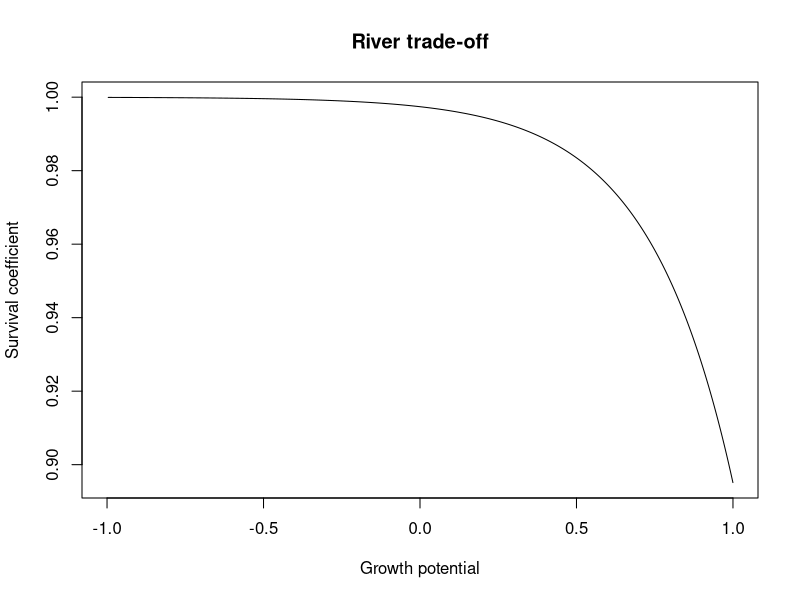
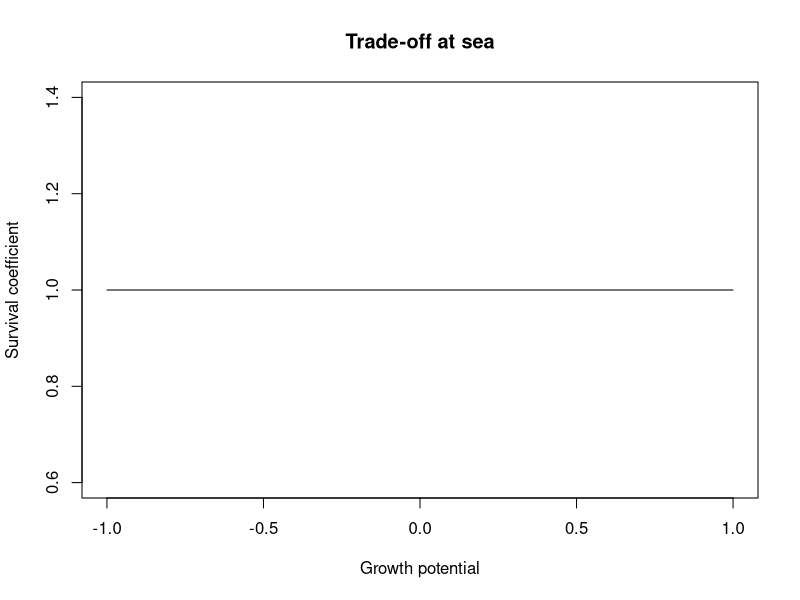
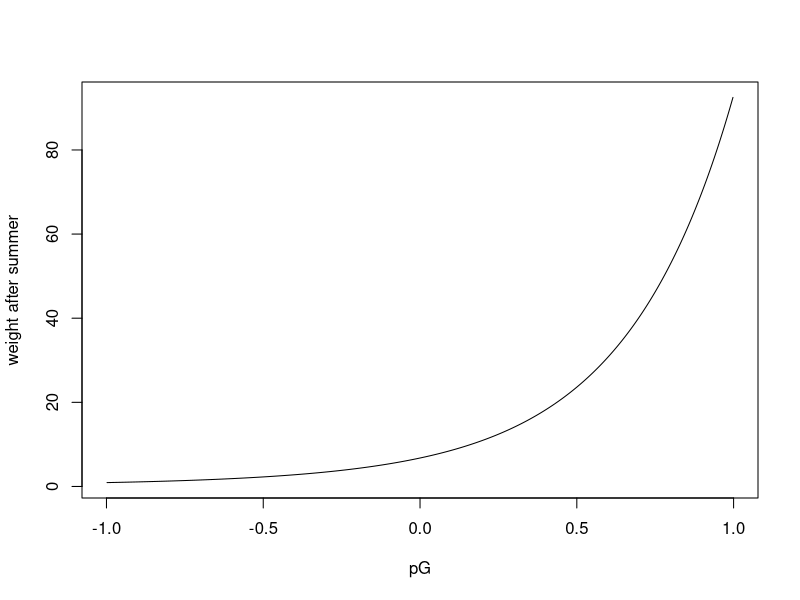
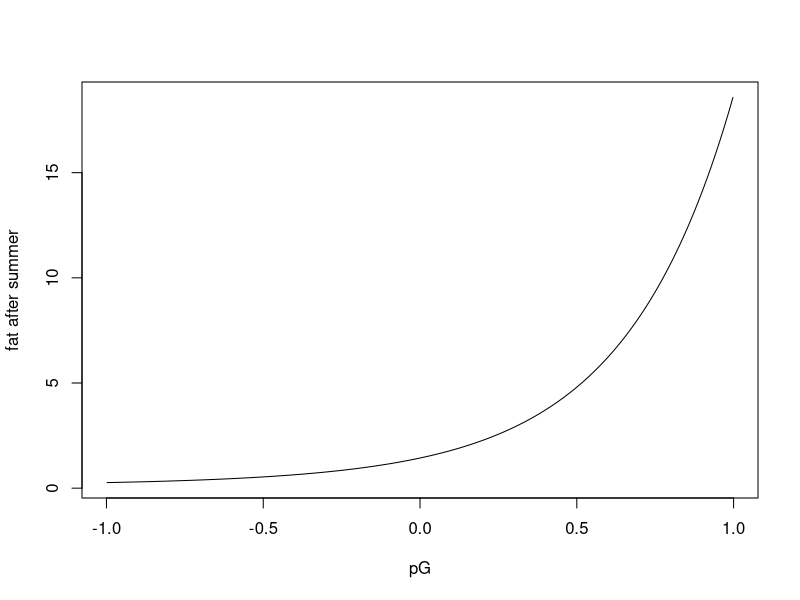
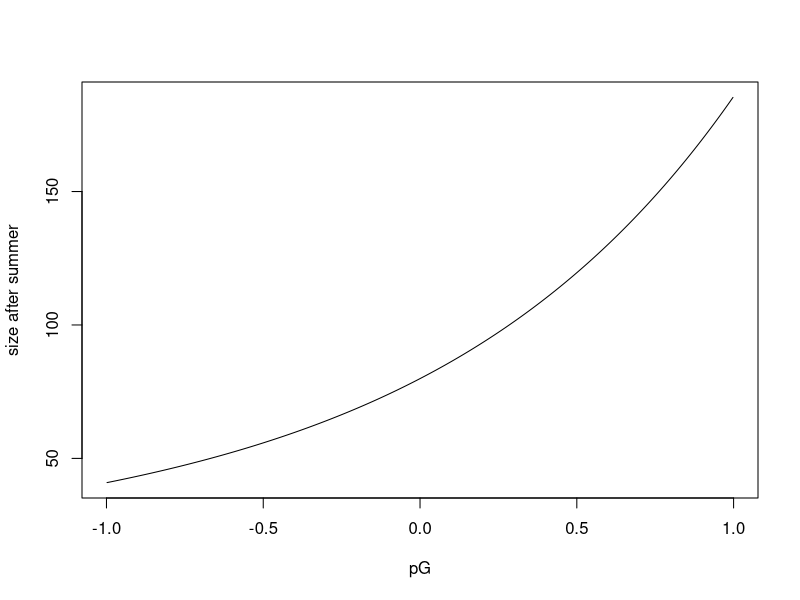

Write the R code that produced these figures, in order. (Note: this script raises an error after producing the figures.)
## ---- chunk 1
knitr::opts_chunk$set(echo = TRUE)
## ---- chunk 2

pow <- function(x,y) {x^y}

coefSURV=function(pGres, kappaRIV, sigRIV) {(exp(-kappaRIV*pow(pGres,sigRIV))-exp(-kappaRIV))/(1-exp(-kappaRIV))}

# trade_off
maxRIV=5 # maxRIV maximum growth rate, aded for the incorporation of trade-off growth/survival
sigRIV=3.7 #10 # sigRIV shape of the trade-off function
kappaRIV=0.001 #921.6 # kappaRIV shape of the trade-off function

# Growth potential
#pG=sort(rnorm(10000,0,0.25))
pG=sort(runif(1000,-1,1))
pGres=exp(pG)/maxRIV;
pGres=ifelse(pGres>1,1,pGres)

plot(pG,coefSURV(pGres, kappaRIV, sigRIV),type='l',ylab="Survival coefficient",xlab="Growth potential",main="River trade-off",xlim=c(-1,1))
#lines(pG,coefSURV(pGres, kappaRIV, sigRIV2), col="red", type="l")


## ---- chunk 3
maxSEA=50 # no trade-off
sigSEA=100
kappaSEA=0.001

# Growth potential
#pG=sort(rnorm(10000,0,0.25))
pG=sort(runif(1000,-1,1))
pGres=exp(pG)/maxSEA;
pGres=ifelse(pGres>1,1,pGres)

# trade_off
plot(pG,coefSURV(pGres, kappaSEA, sigSEA),type='l',ylab="Survival coefficient",xlab="Growth potential",main="Trade-off at sea")

## ---- chunk 4

####--- PARAMETERS ---###

#Populations parameters of river growth
b=0.31
dr=0.5 #0.427 #edit lamarins new environmental conditions
Tlr=6
gr=0.208
Tur=24.5
bdens=142.7
lwa=3.804
lwb=0.32
ppercfm=0.12

#Trade-off parameters
#with river trade off
maxRIV=5 # maxRIV maximum growth rate, aded for the incorporation of trade-off growth/survival
sigRIV=3.7 #10 # sigRIV shape of the trade-off function
kappaRIV=0.001 #921.6 # kappaRIV shape of the trade-off function
#without river trade off
maxRIV2=50
sigRIV2=100
kappaRIV2=0.001

#Sea growth parameters
kg=0.003057
wmax=8500
lwa_sea=3.82568
lwb_sea=0.333779
alphaS=2.533333
betaS=-0.524

#Fecundity parameters
aNegg = 0.86
bNegg = 1.63

# Survival in River
SP0=0.9841606*1.0025 #edit buoro
SP1=0.9914398*1.0025 #edit buoro
SP1S=0.9967923*1.002
SP1M=0.9863295*1.002
SPnM=0.9911798*1.002
SPn=0.99775*1.002

####---- Model fitness for a range of pG values (pG = pGsea) - trade-off in river only ----###

#1. ind born 1st april

n=1000
#pG=sort(rnorm(n,0,0.25)) ##careful here gG #if range of pG:sort(rnorm(100000,0,(0.2/sqrt(0.14))))
pG=sort(runif(n,-1,1))
#pG=sort(rnorm(100000,0.15,0.2)) ##careful here gG #if range of
pGres=exp(pG)/maxRIV;
pGres=ifelse(pGres>1,1,pGres)

pGres2=exp(pG)/maxRIV2;
pGres2=ifelse(pGres2>1,1,pGres2)

winit=rep(0.1,n) #initial weight
linit=rep(0.1,n) #initial length
fatinit=rep(0.1,n) #initial fat reserves

#2. river growth april-october

nb_days = 183
#nb_days = 220 #increase nb days because optimum 0.1 instead of 0 (because we missed parr 1+ ? that would stay longer in river and present the higher differences in term of trade-off survival ...)
omega=sum(rep(dr*(15-Tlr)*(1-exp(gr*(15-Tur))), nb_days)) #temperature effect #15 
denseffect=.6 #density effect (adjusted here)
activity=exp(pG) #activity effect - summer:1
#for (t in 1:183) {
  w_parr= (winit^b + b*omega*activity*denseffect/100)^(1/b)
  fat_parr = fatinit + (w_parr-winit)*0.2 
  l_parr = exp(lwa+lwb*log((w_parr-fat_parr)/(1-ppercfm)))
#}#find correct weight in october in simul
plot(w_parr~pG,type='l', xlab="pG",ylab="weight after summer")
plot(fat_parr~pG,type='l', xlab="pG",ylab="fat after summer")
plot(l_parr~pG,type='l', xlab="pG",ylab="size after summer")
## ---- chunk 5

#3. survival april-october

P_survival_parr=pow(SP0*coefSURV(pGres, kappaRIV, sigRIV),nb_days);
P_survival_parr2=pow(SP02*coefSURV(pGres2, kappaRIV2, sigRIV2),nb_days);

plot(pG,P_survival_parr,type='l',ylab="Survival",xlab="Growth potential",main="Survival summer")
lines(pG,P_survival_parr2, col="red")
legend("bottomright", cex=.8, legend=c("With TO","Without TO"), border=NA,fill=c("black","red"), bty="n")
## ---- chunk 6
#4. growth november-april with decision to migrate to sea

#omega=dr*(15-Tlr)*(1-exp(gr*(15-Tur)))
omega=sum(rep(dr*(11-Tlr)*(1-exp(gr*(11-Tur))),nb_days))
denseffect=.6
activity=exp(pG)*0.725 #smolt
#for (t in 1:183) {
w_smolt= (w_parr^b + b*omega*activity*denseffect/100)^(1/b)
fat_smolt = fat_parr + (w_smolt-w_parr)*0
l_smolt = exp(lwa+lwb*log((w_smolt-fat_smolt)/(1-ppercfm)))
#}#find correct weight in october in simul
plot(w_smolt~pG,type='l', xlab="pG",ylab="weight after winter")
plot(fat_smolt~pG,type='l', xlab="pG",ylab="fat after winter")
plot(l_smolt~pG,type='l', xlab="pG",ylab="size after winter")
## ---- chunk 7
P_survival_smolt=pow(SP1S*coefSURV(pGres, kappaRIV, sigRIV),nb_days);
P_survival_smolt2=pow(SP1S2*coefSURV(pGres2, kappaRIV2, sigRIV2),nb_days);

plot(pG,P_survival_smolt,type='l',ylab="Survival",xlab="Growth potential",main="Survival winter")
lines(pG,P_survival_smolt2,col="red")
legend("bottomright", cex=.8, legend=c("With TO","Without TO"), border=NA,fill=c("black","red"), bty="n")
## ---- chunk 8
P_survival_river = P_survival_parr*P_survival_smolt
P_survival_river2 = P_survival_parr2*P_survival_smolt2

plot(pG,P_survival_river,type='l',ylab="Survival rate",xlab="Growth potential",main="Survival after one year in river")
lines(pG,P_survival_river2,col="red")
legend("bottomright", cex=.8, legend=c("With TO","Without TO"), border=NA,fill=c("black","red"), bty="n")

## ---- chunk 9
#5. sea growth

w_previous= w_smolt
fat_previous= fat_smolt
SP_sea = 1
for (t in 1:(365)) {
  w_sea= w_previous + (kg * w_previous * log(exp(pG) * wmax / w_previous)*1) 
  fat_sea = fat_previous + (w_sea-w_previous)*0.15
  l_sea = exp(lwa_sea+lwb_sea*log((w_sea-fat_sea)/(1-ppercfm)))
  w_previous = w_sea
  fat_previous = fat_sea
  SP_sea = SP_sea * (1 - alphaS*(l_sea/exp(lwa_sea))^(betaS/lwb_sea))^(1/30) #no tradeoff in sea
  
}
plot(w_sea~pG,type='l', xlab="pG",ylab="weight after winter")
plot(fat_sea~pG,type='l', xlab="pG",ylab="fat after winter")
plot(l_sea~pG,type='l', xlab="pG",ylab="size after winter")
## ---- chunk 10
#sea survival
SP_sea[SP_sea=="NaN"]<-0
plot(pG,SP_sea,type='l',ylab="Survival rate",xlab="Growth potential",main='Survival after one year in sea')
## ---- chunk 11
#6. Neggs considering all female reproduce

neggs = exp(aNegg * log(w_sea) + bNegg)
plot(pG,neggs,type='l',ylab="Neggs",xlab="Growth potential",main="Eggs number by female")
## ---- chunk 12
#total fitness
fitness= P_survival_river * SP_sea * neggs
fitness2= P_survival_river2 * SP_sea * neggs

## FIGURE 2 A ##
plot(NULL,ylab="LRS (Lifetime Recruitment Success)",xlab="Growth potential", xlim=c(-1,1), ylim=c(0,5))
lines(pG[1:6000],fitness2[1:6000], lty=2, lwd=3)
lines(pG,fitness,lwd=3, lty=1)

legend("topright", cex=.8, legend=c("With Trade-off","Without Trade-off"), border=NA,lty=c(1,2), bty="n")

